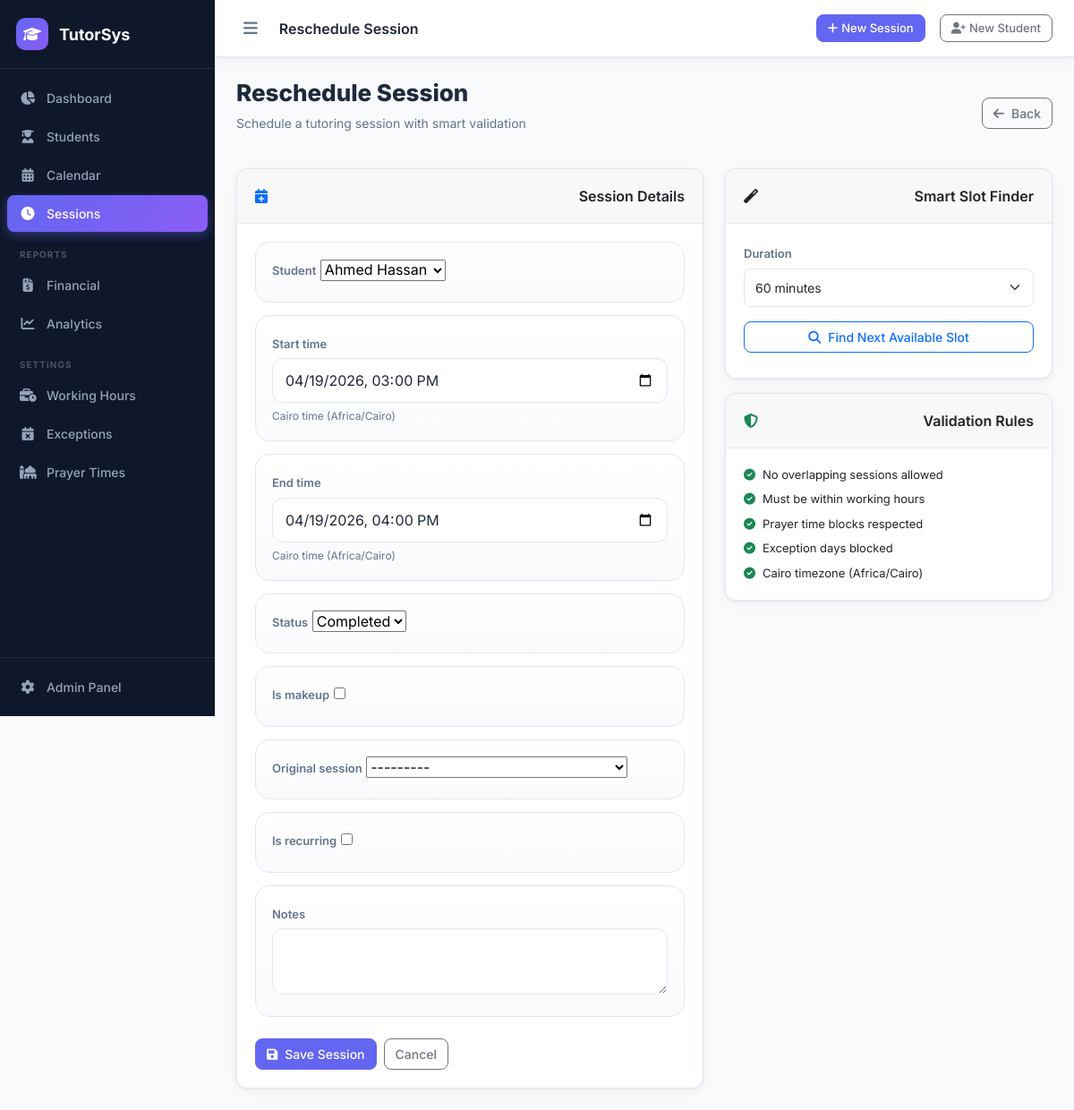
/sessions/1/reschedule/, run on the app's committed database.
### scheduler/models.py (models this page shows, shortened)
class Session(models.Model):
    STATUS_CHOICES = [
        ('scheduled', _('Scheduled')),
        ('completed', _('Completed')),
        ('cancelled', _('Cancelled')),
        ('missed', _('Missed')),
    ]
    student = models.ForeignKey(Student, on_delete=models.CASCADE, related_name='sessions')
    start_time = models.DateTimeField()
    end_time = models.DateTimeField()
    status = models.CharField(max_length=20, choices=STATUS_CHOICES, default='scheduled')
    is_makeup = models.BooleanField(default=False)
    original_session = models.ForeignKey('self', on_delete=models.SET_NULL, null=True, blank=True, related_name='makeup_sessions')
    recurring_schedule = models.ForeignKey(RecurringSchedule, on_delete=models.SET_NULL, null=True, blank=True, related_name='sessions', help_text=_('The recurring pattern this session was generated from.'))
    is_override = models.BooleanField(default=False, help_text=_('True when this session has been individually modified from its recurring pattern.'))
    is_recurring = models.BooleanField(default=False)
    notes = models.TextField(blank=True)
    created_at = models.DateTimeField(auto_now_add=True)
    class Meta:
        ordering = ['start_time']
    def __str__(self):
        return f"{self.student.name} - {self.start_time.strftime('%Y-%m-%d %H:%M')}"

### scheduler/views.py (the view)
# urls.py: path('sessions/<int:pk>/reschedule/', views.session_reschedule, name='session_reschedule'),
def session_reschedule(request, pk):
    session = get_object_or_404(Session, pk=pk)
    if request.method == 'POST':
        form = SessionForm(request.POST, instance=session)
        if form.is_valid():
            s = form.save(commit=False)
            s.start_time = ensure_aware(s.start_time)
            s.end_time = ensure_aware(s.end_time)
            errors = validate_session(s.start_time, s.end_time, exclude_session_id=session.pk)
            if errors:
                for e in errors:
                    messages.error(request, e)
            else:
                if session.recurring_schedule_id:
                    s.is_override = True
                s.save()
                messages.success(request, _('Session rescheduled.'))
                return redirect('scheduler:session_detail', pk=session.pk)
    else:
        form = SessionForm(instance=session)
    return render(request, 'scheduler/session_form.html', {'form': form, 'title': _('Reschedule Session'), 'session': session})

### scheduler/models.py (called while the page is built)
    def __str__(self):
        return self.name

### scheduler/services.py (called while the page is built)
def to_cairo(dt):
    if timezone.is_naive(dt):
        dt = CAIRO_TZ.localize(dt)
    return dt.astimezone(CAIRO_TZ)

### templates/scheduler/session_form.html (shortened to what this page needs)
{% extends "base.html" %}
{% block page_title %}{{ title }}{% endblock %}
{% block content %}
<div class="page-header">
    <div>
        <h1>{{ title }}</h1>
        <p>Schedule a tutoring session with smart validation</p>
    </div>
    <a href="{% url 'scheduler:session_list' %}" class="btn btn-outline-secondary">
        <i class="fas fa-arrow-left me-2"></i>Back
    </a>
</div>
<div class="row g-4">
    <div class="col-lg-7">
        <div class="card">
            <div class="card-header"><i class="fas fa-calendar-plus me-2 text-primary"></i>Session Details</div>
            <div class="card-body form-shell">
                <form method="post">
                    {% for field in form %}
                    <div class="field-card">
                        <label class="form-label" for="{{ field.id_for_label }}">{{ field.label }}</label>
                        {{ field }}
                        {% if field.help_text %}<div class="field-help">{{ field.help_text }}</div>{% endif %}
                    </div>
                    {% endfor %}
                    <div class="d-flex gap-2 mt-4">
                        <button type="submit" class="btn btn-primary flex-1">
                            <i class="fas fa-save me-2"></i>Save Session
                        </button>
                        <a href="{% url 'scheduler:session_list' %}" class="btn btn-outline-secondary">Cancel</a>
                    </div>
                </form>
            </div>
        </div>
    </div>
    <div class="col-lg-5">
        <div class="card mb-3">
            <div class="card-header"><i class="fas fa-magic me-2 text-purple"></i>Smart Slot Finder</div>
            <div class="card-body">
                <div class="mb-3">
                    <label class="form-label">Duration</label>
                    <select id="find-duration" class="form-select">
                        <option value="60" selected>60 minutes</option>
                    </select>
                </div>
                <button class="btn btn-outline-primary w-100 mb-2" onclick="findAndFill()">
                    <i class="fas fa-search me-2"></i>Find Next Available Slot
                </button>
            </div>
        </div>
        <div class="card">
            <div class="card-header"><i class="fas fa-shield-alt me-2 text-success"></i>Validation Rules</div>
            <div class="card-body">
                <ul class="list-unstyled mb-0" style="font-size:13px">
                    <li class="mb-2"><i class="fas fa-check-circle text-success me-2"></i>No overlapping sessions allowed</li>
                    <li class="mb-2"><i class="fas fa-check-circle text-success me-2"></i>Must be within working hours</li>
                    <li class="mb-2"><i class="fas fa-check-circle text-success me-2"></i>Prayer time blocks respected</li>
                    <li class="mb-2"><i class="fas fa-check-circle text-success me-2"></i>Exception days blocked</li>
                    <li><i class="fas fa-check-circle text-success me-2"></i>Cairo timezone (Africa/Cairo)</li>
                </ul>
            </div>
        </div>
    </div>
</div>
{% endblock %}

### static/css/main.css (style rules this page uses)
:root { --primary: #6366f1; --primary-dark: #4f46e5; --primary-light: #e0e7ff; --secondary: #8b5cf6; --success: #10b981; --warning: #f59e0b; --danger: #ef4444; --sidebar-bg: #0f172a; --sidebar-width: 240px; --topbar-height: 64px; --bg: #f8fafc; --surface: #ffffff; --border: #e2e8f0; --text: #1e293b; --text-muted: #64748b; --radius: 12px; --shadow: 0 1px 3px rgba(0,0,0,.06), 0 4px 16px rgba(0,0,0,.04); --shadow-md: 0 4px 12px rgba(0,0,0,.1); }
* { box-sizing: border-box; margin: 0; padding: 0; }
body { font-family: 'Inter', sans-serif; background: var(--bg); color: var(--text); display: flex; min-height: 100vh; overflow-x: hidden; }
.card { background: var(--surface); border: 1px solid var(--border); border-radius: var(--radius); box-shadow: var(--shadow); overflow: hidden; }
.card-header { padding: 18px 20px; border-bottom: 1px solid var(--border); font-weight: 600; display: flex; align-items: center; justify-content: space-between; }
.card-body { padding: 20px; }
.btn { border-radius: 8px; font-weight: 500; font-size: 14px; transition: all .15s; }
.btn-primary { background: var(--primary); border-color: var(--primary); }
.form-control, .form-select { border-radius: 8px; border: 1px solid var(--border); font-size: 14px; padding: 10px 12px; transition: border-color .15s, box-shadow .15s; }
.form-label { font-size: 13px; font-weight: 600; color: var(--text-muted); margin-bottom: 6px; }
.page-header { display: flex; align-items: center; justify-content: space-between; margin-bottom: 24px; }
.page-header h1 { font-size: 26px; font-weight: 800; color: var(--text); }
.page-header p { color: var(--text-muted); font-size: 14px; margin-top: 2px; }

### templates/scheduler/session_form.html (style rules this page uses)
.form-shell .form-control, .form-shell .form-select, .form-shell textarea, .form-shell input[type="date"], .form-shell input[type="time"], .form-shell input[type="datetime-local"], .form-shell input[type="number"] { width: 100%; min-height: 48px; padding: 12px 14px; border-radius: 12px; border: 1px solid var(--border); background: var(--surface); color: var(--text); box-shadow: inset 0 1px 2px rgba(15, 23, 42, .03); }
.form-shell .field-card { background: linear-gradient(180deg, rgba(255,255,255,.92), rgba(248,250,252,.96)); border: 1px solid var(--border); border-radius: 16px; padding: 18px; margin-bottom: 14px; }
.form-shell .field-help { font-size: 12px; color: var(--text-muted); margin-top: 6px; }

### data on the page
Session: form "Ahmed Hassan" "04/19/2026 15:00" "04/19/2026 16:00" "Completed" "---------"

### other printed values
{{ title }} "Reschedule Session"
{{ field.label }} "Student" "Start time" "End time" "Status" "Is makeup" "Original session" "Is recurring" "Notes"
{{ field.help_text }} "Cairo time (Africa/Cairo)" "Cairo time (Africa/Cairo)"
